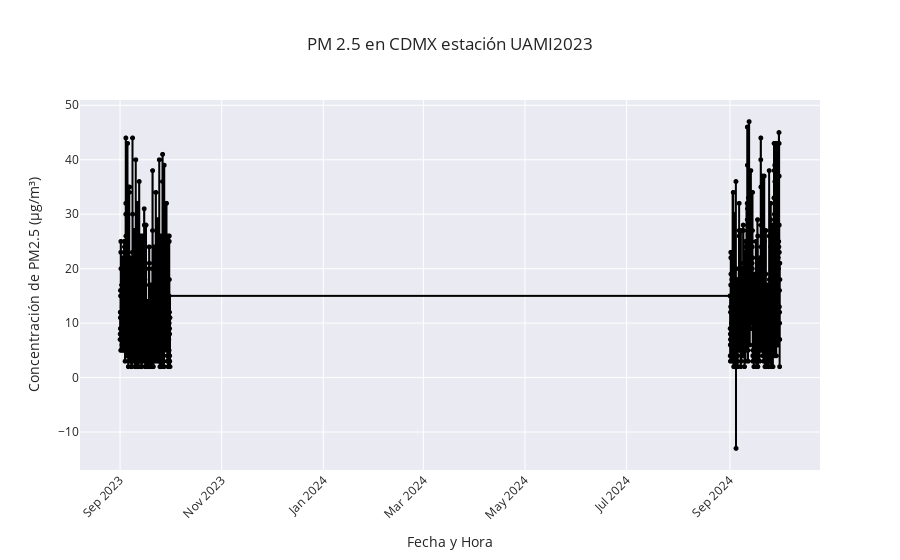

Notebook code for this chart:
### Markdown cell above
### Filtremos por mes

### Code cell
# Filtrar los datos para cualquier mes
numero_mes = 9
data_por_mes = data_clean['PM25']['NL_Cadereyta23-24'][data_clean['PM25']['NL_Cadereyta23-24']['Fecha'].dt.month == numero_mes]
# Generar el gráfico
fig = px.line(
    data_por_mes, 
    x='Fecha', 
    y='Concentraciones horarias', 
    title='PM 2.5 en CDMX estación UAMI2023 ',
    labels={'Fecha': 'Fecha y Hora', 'Concentraciones horarias': 'PM2.5 (µg/m³)'},
    line_shape='vh',  # Considera cambiar a 'linear' o 'spline' para una línea más suave
    markers=True,  # Puntos en la línea
    color_discrete_sequence=['black'],  # Color de la línea
)

# Actualización de la línea
fig.update_traces(
    marker=dict(size=5),  # Tamaño de los marcadores
    line=dict(dash='solid', width=2)  # Línea sólida, ancho de 2
)

# Personalización adicional con opacidad para la figura entera
fig.update_layout(
    xaxis_title="Fecha y Hora",
    yaxis_title="Concentración de PM2.5 (µg/m³)",
    xaxis_tickangle=-45,  # Rotar etiquetas del eje X
    template='seaborn',  # Estilo de la plantilla
)

fig.show()

### Figure 1 — Plotly figure (JSON) as saved in the notebook; plotly's stock layout.template omitted (floating-point values rounded to 4 significant figures; data arrays with more than 128 entries replaced by an {"elided": "..."} marker saying what was removed)
{"data": [{"hovertemplate": "Fecha y Hora=%{x}<br>PM2.5 (µg/m³)=%{y}<extra></extra>", "legendgroup": "", "line": {"color": "black", "dash": "solid", "shape": "vh", "width": 2}, "marker": {"size": 5, "symbol": "circle"}, "mode": "lines+markers", "name": "", "showlegend": false, "type": "scattergl", "x": {"elided": "1203 str values"}, "xaxis": "x", "y": {"elided": "1203 int values"}, "yaxis": "y"}], "layout": {"legend": {"tracegroupgap": 0}, "title": {"text": "PM 2.5 en CDMX estación UAMI2023 "}, "xaxis": {"anchor": "y", "domain": [0, 1], "tickangle": -45, "title": {"text": "Fecha y Hora"}}, "yaxis": {"anchor": "x", "domain": [0, 1], "title": {"text": "Concentración de PM2.5 (µg/m³)"}}}}
